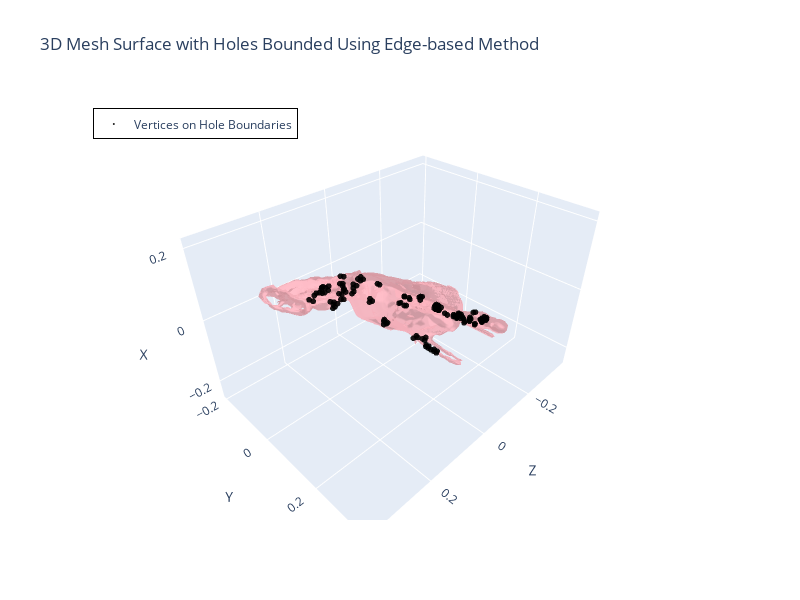

Write notebook code for a chart like this one.
### Code cell
create_mesh_plot(vertices, faces, boundary_vertices, 'Edge-based')

### Figure 1 — Plotly figure (JSON) as saved in the notebook; plotly's stock layout.template omitted (floating-point values rounded to 4 significant figures; data arrays with more than 128 entries replaced by an {"elided": "..."} marker saying what was removed)
{"data": [{"color": "lightpink", "hovertemplate": "<b>Mesh Surface</b><extra></extra>", "i": {"elided": "14252 int values"}, "j": {"elided": "14252 int values"}, "k": {"elided": "14252 int values"}, "name": "Mesh Surface", "opacity": 0.7, "type": "mesh3d", "x": {"elided": "6971 float values"}, "y": {"elided": "6971 float values"}, "z": {"elided": "6971 float values"}}, {"hovertemplate": "<b>%{text}</b><br>X: %{x:.3f}<br>Y: %{y:.3f}<br>Z: %{z:.3f}<extra></extra>", "marker": {"color": "black", "opacity": 0.9, "size": 2}, "mode": "markers", "name": "Vertices on Hole Boundaries", "text": {"elided": "133 str values"}, "type": "scatter3d", "x": {"elided": "133 float values"}, "y": {"elided": "133 float values"}, "z": {"elided": "133 float values"}}], "layout": {"height": 600, "legend": {"bgcolor": "rgba(255,255,255,0.8)", "bordercolor": "Black", "borderwidth": 1, "x": 0.02, "y": 0.98}, "scene": {"aspectmode": "data", "xaxis": {"title": {"text": "Z"}}, "yaxis": {"title": {"text": "Y"}}, "zaxis": {"title": {"text": "X"}}}, "showlegend": true, "title": {"text": "3D Mesh Surface with Holes Bounded Using Edge-based Method"}, "width": 800}}
